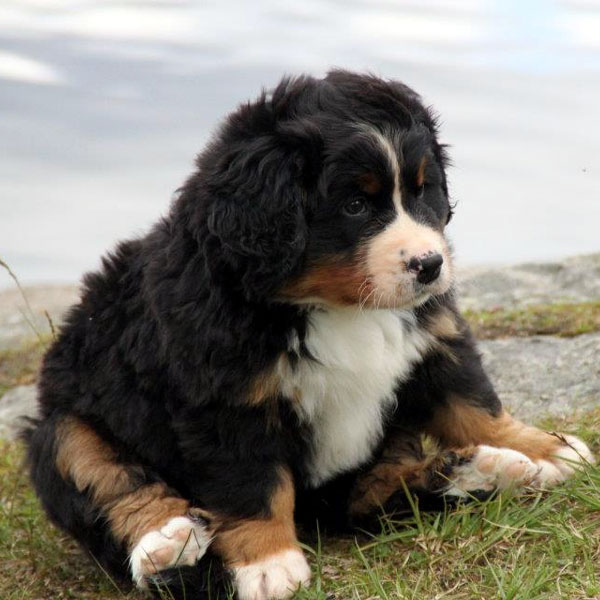
#> input picture image.jpg, 600 x 600 px
$ python jank.py
#> lines starting #> are read from the running program, lines starting #| are printed output that depends on the picture
# dependencies
import numpy as np
import Image

def image_to_gray():
  image = Image.open('image.jpg').convert('LA')
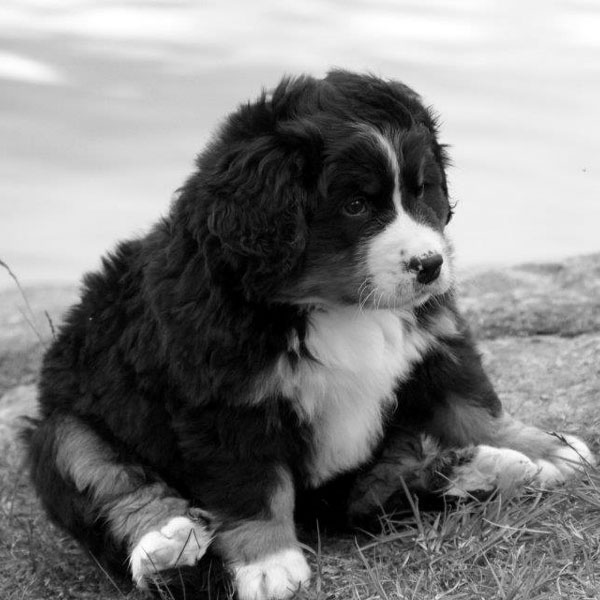
#> image: PIL image 600x600 LA; mean R, G, B, A 127.2, 127.2, 127.2, 255
  return image

def store_pixel_values(gray):
  height, width = gray.size
#> height = 600; width = 600
  image = gray.load()
  pixel = []
  for i in range(width):
    for j in range(height):
      pixel.append(image[i,j])
#> after the loop, pixel = 360000 items
  return pixel

def return_single_vals(values):
  pixel = []
  for i in values:
    pixel.append(i[:1])
  return pixel

if __name__ == '__main__':
  gray = image_to_gray()
  values = store_pixel_values(gray)
#> values = 360000 items
  pixel = return_single_vals(values)
#> the loop in return_single_vals, `for i in values:` made 360000 passes
#> i on passes 1 to 3: (237, 255), (237, 255), (237, 255)
#> pixel = 360000 items
  np.savetxt('values.txt', pixel, fmt="%s")
